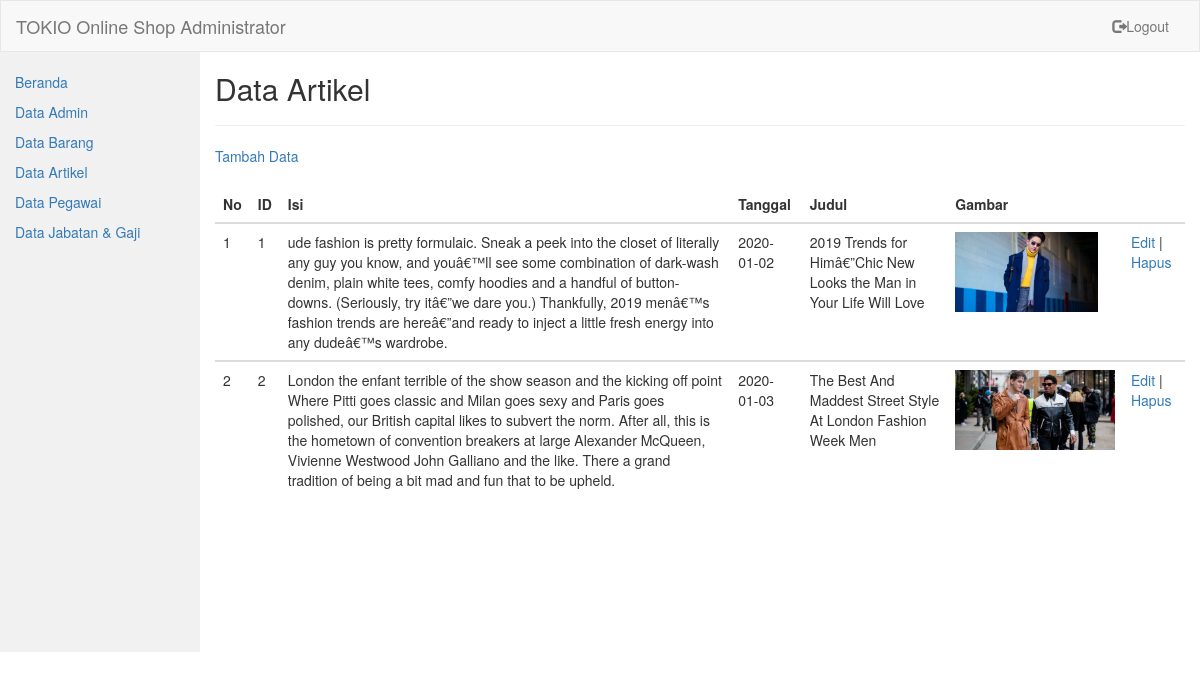
/admin/index.php?page=artikel (signed in), run on the app's committed database.
### tables this page shows
CREATE TABLE IF NOT EXISTS `artikel` (
  `id_artikel` int(10) NOT NULL,
  `isi` text NOT NULL,
  `tanggal` date NOT NULL,
  `gambar` varchar(100) NOT NULL,
  `judul` varchar(100) NOT NULL
);

### admin/artikel.php (the view)
  <h2>Data Artikel</h2>
  <hr>
<a href="index.php?page=artikel_tambah">Tambah Data</a>
<br><br>
  <div class="table-responsive">
  <table class="table">
    <thead>
      <tr>
        <th>No</th>
        <th>ID</th>
        <th>Isi</th>
        <th>Tanggal</th>
        <th>Judul</th>
        <th>Gambar</th>
        <th></th>
      </tr>
    </thead>
<?php
include "koneksi.php";
$query=mysqli_query($koneksi, "SELECT * FROM artikel");
$no=1;
foreach ($query as $data) {
  echo "
  <tbody>
      <tr>
        <td>$no</td>
        <td>".$data['id_artikel']."</td>
        <td>".$data['isi']."</td>
        <td>".$data['tanggal']."</td>
        <td>".$data['judul']."</td>
        <td><img src='artikel/".$data['gambar']."' widht='80px' height='80px'></td>
        <td>
          <a href='index.php?page=artikel_edit&id=".$data['id_artikel']."'>Edit</a> |
         <a href='index.php?page=artikel_hapus&id=".$data['id_artikel']."'>Hapus</a>
        </td>
      </tr>
    </tbody>
  ";
$no++;
}
?>
  </table>
  </div>

### data on the page
artikel: id_artikel "1", isi "ude fashion is pretty formulaic. Sneak a peek into the closet of literally any guy you know, and youâ€™ll see some combination of dark-wash denim, plain white tees, comfy hoodies and a handful of button-downs. (Seriously, try itâ€”we dare you.) Thankfully, 2019 menâ€™s fashion trends are hereâ€”and ready to inject a little fresh energy into any dudeâ€™s wardrobe.", tanggal "2020-01-02", judul "2019 Trends for Himâ€”Chic New Looks the Man in Your Life Will Love", gambar (picture)
artikel: id_artikel "2", isi "London the enfant terrible of the show season and the kicking off point Where Pitti goes classic and Milan goes sexy and Paris goes polished, our British capital likes to subvert the norm. After all, this is the hometown of convention breakers at large Alexander McQueen, Vivienne Westwood John Galliano and the like. There a grand tradition of being a bit mad and fun that to be upheld.", tanggal "2020-01-03", judul "The Best And Maddest Street Style At London Fashion Week Men", gambar (picture)
